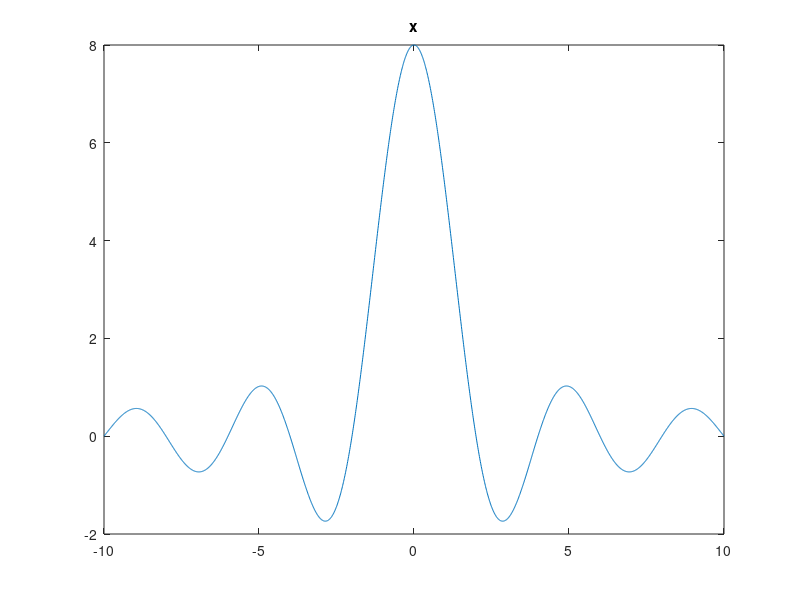

This figure's MATLAB source: (Note: this script raises an error after producing the figure.)
% SEGNALI E SISTEMI
% Laboratorio Matlab del 17/05/2023

% Initialization
% Clear the workspace
clear
% Close all the windows
close all

% Time and frequency axes
dt = 0.01;
t = -10:dt:10;
df = dt;
f = -15:df:15;
%-------------------------------------------------------------------------
% *******************
% * ESERCIZIO 1 e 2 *
% *******************
%-------------------------------------------------------------------------
x = 8*sinc(t/2); % esercizio 1
% x = 4*exp(-10*t.^2); % esercizio 2a
% x = rect(t/sqrt(2)); % esercizio 2b

figure
plot(t,x), title('x')

X = T_Fourier(x,t,f);
figure
plot(f,abs(X)), title('X')

origine = ceil(length(t)/2);
for n = 10:10:50
    Tc = n*dt;
    tsample = mod(origine,n):n:length(t);
    xc = zeros(1,length(t));
    xc(tsample) = x(tsample);
    figure
    stem(t,xc), title(sprintf('Segnale campionato xc, con Tc=%.2f',Tc))
    
    % Fourier Transform
    Xc = T_Fourier(xc,t,f)/dt;
    figure
    plot(f,abs(Xc)), title(sprintf('Spettro segnale campionato Xc, con Tc=%.2f',Tc))
    
    % Ideal interpolation
    xr_i = zeros(1,length(t));
    for k = 1:length(tsample)
        xr_i = xr_i + xc(tsample(k))*sinc((t-t(tsample(k)))/Tc);
    end
    figure
    plot(t,xr_i,t,x), title(sprintf('Segnale ricostruito idealmente xr_i, con Tc=%.2f',Tc))
    fprintf('Energia dell''errore di ricostruzione con interpolatore ideale e Tc=%.3f: %.3f\n',...
        Tc, integrale(abs(x-xr_i).^2,dt))
    
    % ZOH interpolation
    x_ZOH = zeros(1,length(t));
    for k = 1:length(tsample)-1
        x_ZOH(tsample(k):tsample(k+1)-1) = xc(tsample(k));
    end
    x_ZOH(tsample(end):end) = xc(tsample(end));
    figure
    plot(t,x_ZOH,t,x), title(sprintf('Segnale ricostruito mediante interpolazione ZOH xZOH, con Tc=%.2f',Tc))
    fprintf('Energia dell''errore di ricostruzione mediante interpolazione ZOH e Tc=%.3f: %.3f\n',...
        Tc, integrale(abs(x-x_ZOH).^2,dt))
end
pause;
close all;
%-------------------------------------------------------------------------
% ***************
% * ESERCIZIO 3 *
% ***************
%-------------------------------------------------------------------------
%-------------------------------------------------------------------------

x = 3+12.5/pi*sin(2*pi*1/4*t);
xq = myQuant(x,4);
figure, plot(t,xq,'Linewidth',2)
hold on, plot(t,x,'r--'), title('TEST')
pause;
close;

%-------------------------------------------------------------------------
% ***************
% * ESERCIZIO 2 *
% ***************
%-------------------------------------------------------------------------

x = 1/2*t.^3+5*t.^2+20-2*(t+10).^2;

for bits = [2 4 8 16]
    xq = myQuant(x,bits);
    figure, plot(t,xq,'Linewidth',2)
    hold on, plot(t,x,'r--'), title(sprintf('%d bits',bits))
    
    errq = x-xq;
    fprintf('Energia dell''errore di quantizzazione con %d bits: %.4f\n',...
        bits,integrale(errq.^2,dt)/20);
    % Uso histc
    binEdges = linspace(-(max(x)-min(x))/2^(bits+1),(max(x)-min(x))/2^(bits+1),21);
    dx = binEdges(2)-binEdges(1);
    h_e = histc(errq,binEdges);
    pdf_e = h_e(1:end-1)/(dx*length(x));
    figure, plot(binEdges(1:end-1)+dx/2,pdf_e), title(sprintf('pfd caso %d bits',bits));
    axis([binEdges(1) binEdges(end) 0 max(pdf_e)])
end

% All'aumentare del numero di bits la pdf di errq diventa uniforme

figure;
plot(t,errq); title('Errore di quantizzazione');
fprintf('Energia dell''errore di quantizzazione con molti bits: %.3e\n',...
    integrale(errq.^2,dt)/20);
fprintf('Energia dell''errore di quantizzazione con molti bits secondo l''approssimazione: %.3e\n',...
    ((max(x)-min(x))/2^(bits))^2/12);

